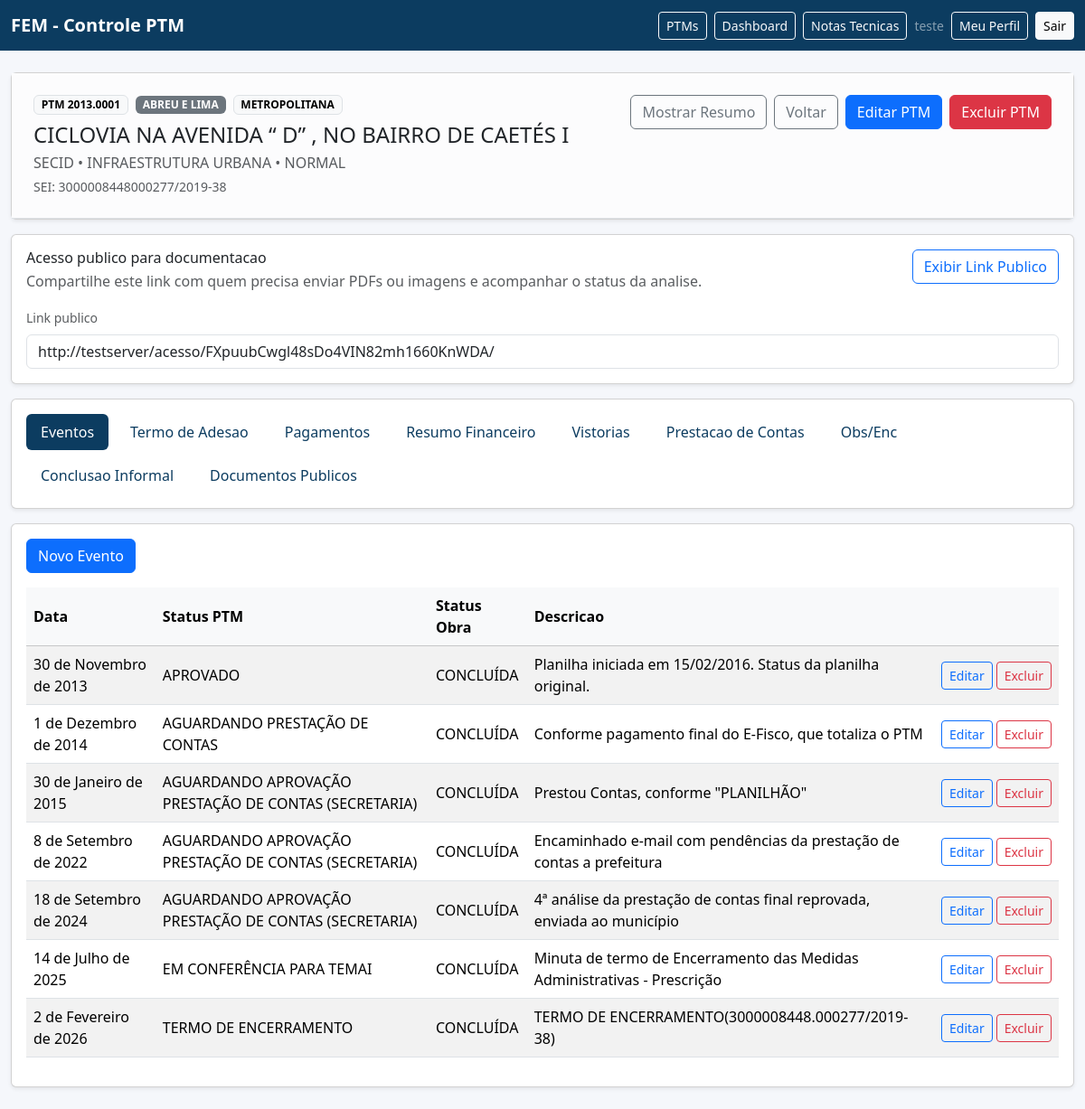
/ptms/1/ (signed in), run on the app's committed database.
### ptms/models.py (models this page shows, shortened)
class PTM(TimestampedModel):
    ordem = models.CharField(max_length=30, unique=True)
    regiao = models.CharField(max_length=120)
    municipio = models.CharField(max_length=120)
    projeto = models.TextField()
    projeto_detalhado = models.TextField(blank=True)
    tipo_fem = models.ForeignKey(TipoFEM, on_delete=models.PROTECT)
    status_ptm_atual = models.ForeignKey(
        StatusPTM,
        on_delete=models.PROTECT,
        related_name="ptms_status_ptm",
        null=True,
        blank=True,
    )
    status_obra_atual = models.ForeignKey(
        StatusObra,
        on_delete=models.PROTECT,
        related_name="ptms_status_obra",
        null=True,
        blank=True,
    )
    data_final = models.DateField(null=True, blank=True)
    data_aprovacao = models.DateField(null=True, blank=True)
    teto_fem = models.DecimalField(max_digits=14, decimal_places=2, default=Decimal("0.00"))
    investimento_total = models.DecimalField(max_digits=14, decimal_places=2, default=Decimal("0.00"))
    recurso_fem = models.DecimalField(max_digits=14, decimal_places=2, default=Decimal("0.00"))
    rendimentos_fem = models.DecimalField(max_digits=14, decimal_places=2, default=Decimal("0.00"))
    contrapartida = models.DecimalField(max_digits=14, decimal_places=2, default=Decimal("0.00"))
    ressalva = models.TextField(blank=True)
    secretaria = models.ForeignKey(Secretaria, on_delete=models.PROTECT, null=True, blank=True)
    area_investimento = models.ForeignKey(AreaInvestimento, on_delete=models.PROTECT, null=True, blank=True)
    conta_ptm = models.CharField(max_length=50, blank=True)
    descricao = models.TextField(blank=True)
    codigo_acesso_publico = models.CharField(max_length=64, unique=True, null=True, blank=True)
    status_analise_documentacao = models.ForeignKey(
        StatusAnaliseDocumentacao,
        on_delete=models.PROTECT,
        related_name="ptms_status_analise_documentacao",
        null=True,
        blank=True,
    )
    populacao_beneficiada = models.PositiveIntegerField(null=True, blank=True)
    class Meta:
        ordering = ("ordem",)

### core/models.py (models this page shows)
class NomeCatalogo(TimestampedModel):
    nome = models.CharField(max_length=255, unique=True)
    ativo = models.BooleanField(default=True)
    class Meta:
        abstract = True
        ordering = ("nome",)
    def __str__(self):
        return self.nome

class Secretaria(NomeCatalogo):
    pass

class AreaInvestimento(NomeCatalogo):
    pass

class TipoFEM(NomeCatalogo):
    pass

class StatusPTM(NomeCatalogo):
    pass

class StatusObra(NomeCatalogo):
    pass

### eventos/models.py (models this page shows, shortened)
class EventoPTM(TimestampedModel):
    ptm = models.ForeignKey(PTM, on_delete=models.CASCADE, related_name="eventos")
    data_evento = models.DateField()
    descricao = models.TextField()
    status_ptm = models.ForeignKey("core.StatusPTM", on_delete=models.PROTECT)
    status_obra = models.ForeignKey("core.StatusObra", on_delete=models.PROTECT)
    class Meta:
        ordering = ("data_evento", "id")

### ptms/views.py (the view)
# urls.py: path('ptms/<int:pk>/', PTMDetailView.as_view(), name='ptm_detail'),
class PTMDetailView(DetailView):
    model = PTM
    template_name = "ptms/ptm_detail.html"
    context_object_name = "ptm"
    def get_context_data(self, **kwargs):
        context = super().get_context_data(**kwargs)
        ptm = self.object
        tab = self.request.GET.get("tab", "eventos")
        context["tab"] = tab
        context["eventos"] = ptm.eventos.select_related("status_ptm", "status_obra").all()
        context["termo_adesao"] = getattr(ptm, "termo_adesao_registro", None)
        context["termo_adesao_observacao_options"] = TermoAdesaoObservacao.objects.filter(ativo=True).order_by(
            "nome"
        )
        context["termo_adesao_responsavel_options"] = TermoAdesaoResponsavel.objects.filter(ativo=True).order_by(
            "nome"
        )
        context["pagamentos"] = ptm.pagamentos.all()
        context["status_ptm_options"] = StatusPTM.objects.filter(ativo=True).order_by("nome")
        context["status_obra_options"] = StatusObra.objects.filter(ativo=True).order_by("nome")
        context["vistorias"] = ptm.vistorias.all()
        context["prestacao"] = getattr(ptm, "prestacao_conta", None)
        context["prestacao_historico"] = (
            context["prestacao"].historico.all() if context["prestacao"] else []
        )
        context["observacoes"] = ptm.observacoes_enc.all()
        context["conclusoes"] = ptm.conclusoes_informais.all()
        context["documentos_publicos"] = ptm.documentos_publicos.all()
        context["status_analise_form"] = StatusAnaliseDocumentacaoForm(
            initial={"status_analise_documentacao": ptm.status_analise_documentacao}
        )
        context["can_edit_ptm"] = _user_can_edit_ptm(self.request.user, ptm)
        context["public_url"] = _public_ptm_url(self.request, ptm)
        context["resumo_financeiro"] = _build_resumo_financeiro(ptm)
        return context

### ptms/forms.py
class StatusAnaliseDocumentacaoForm(forms.Form):
    status_analise_documentacao = forms.ModelChoiceField(
        queryset=StatusAnaliseDocumentacao.objects.filter(ativo=True).order_by("nome"),
        required=False,
        empty_label="Selecione um status",
        label="Status da analise da documentacao",
    )
    def __init__(self, *args, **kwargs):
        super().__init__(*args, **kwargs)
        self.fields["status_analise_documentacao"].widget.attrs["class"] = "form-select"

### core/templatetags/number_formats.py (called while the page is built)
@register.filter
def moeda_br(value):
    if value in (None, ""):
        return "-"
    return number_format(value, decimal_pos=2, use_l10n=True, force_grouping=True)

### ptms/views.py (called while the page is built, shortened)
def _normalize_text(value):
    text = (value or "").strip()
    text = "".join(
        char for char in unicodedata.normalize("NFD", text) if unicodedata.category(char) != "Mn"
    )
    return " ".join(text.lower().split())

def _normalize_municipio(value):
    return _normalize_text(value)

def _allowed_municipios_for_user(user):
    if user.is_superuser:
        return None
    return {
        _normalize_municipio(v)
        for v in user.user_municipios.select_related("municipio").values_list("municipio__nome", flat=True)
    }

def _user_can_edit_ptm(user, ptm):
    allowed = _allowed_municipios_for_user(user)
    if allowed is None:
        return True
    if not allowed:
        return False
    return _normalize_municipio(ptm.municipio) in allowed

def _public_ptm_url(request, ptm):
    if not ptm.codigo_acesso_publico:
        return ""
    return request.build_absolute_uri(
        reverse("ptm_public_detail", kwargs={"token": ptm.codigo_acesso_publico})
    )

@lru_cache(maxsize=1)
def _load_resumo_financeiro_from_workbooks():
    cache_path = Path.cwd() / "ptms" / "data" / "resumo_financeiro_cache.json"
    resumo_por_ordem = {}
    return resumo_por_ordem

### templates/ptms/ptm_detail.html (shortened to what this page needs)
{% extends "base.html" %}
{% load number_formats %}
{% block content %}
<div class="card shadow-sm mb-3">
  <div class="card-body p-0">
    <div class="p-4 border-bottom bg-light-subtle">
      <div class="d-flex justify-content-between align-items-start flex-wrap gap-3">
        <div>
          <div class="d-flex align-items-center gap-2 flex-wrap mb-2">
            <span class="badge text-bg-light border">PTM {{ ptm.ordem }}</span>
            <span class="badge text-bg-secondary">{{ ptm.municipio }}</span>
            {% if ptm.regiao %}
              <span class="badge text-bg-light border">{{ ptm.regiao }}</span>
            {% endif %}
          </div>
          <h1 class="h4 mb-1">{{ ptm.projeto }}</h1>
          <p class="text-muted mb-0">
            {% if ptm.secretaria %}{{ ptm.secretaria }}{% else %}Secretaria nao informada{% endif %}
            {% if ptm.area_investimento %} • {{ ptm.area_investimento }}{% endif %}
            {% if ptm.tipo_fem %} • {{ ptm.tipo_fem }}{% endif %}
          </p>
          {% if ptm.ressalva %}
            <p class="text-muted small mb-0 mt-1">SEI: {{ ptm.ressalva }}</p>
          {% endif %}
        </div>
        <div class="d-flex gap-2 flex-wrap justify-content-end">
          <button
            class="btn btn-outline-secondary"
            type="button"
            data-bs-toggle="collapse"
            data-bs-target="#ptmResumoCollapse"
            aria-expanded="false"
            aria-controls="ptmResumoCollapse"
          >
            Mostrar Resumo
          </button>
          <a class="btn btn-outline-secondary" href="{% url 'ptm_list' %}">Voltar</a>
          {% if can_edit_ptm %}
            <a class="btn btn-primary" href="{% url 'ptm_update' ptm.pk %}">Editar PTM</a>
            <a class="btn btn-danger" href="{% url 'ptm_delete' ptm.pk %}">Excluir PTM</a>
          {% endif %}
        </div>
      </div>
    </div>
  </div>
</div>
{% if can_edit_ptm %}
  <div class="card shadow-sm mb-3">
    <div class="card-body">
      <div class="d-flex justify-content-between align-items-start gap-3 flex-wrap">
        <div>
          <h2 class="h6 mb-1">Acesso publico para documentacao</h2>
          <p class="text-muted mb-0">Compartilhe este link com quem precisa enviar PDFs ou imagens e acompanhar o status da analise.</p>
        </div>
        <form method="post" action="{% url 'ptm_generate_public_link' ptm.pk %}?tab={{ tab }}">
          <button type="submit" class="btn btn-outline-primary">
            {% if public_url %}Exibir Link Publico{% else %}Gerar Link Publico{% endif %}
          </button>
        </form>
      </div>
      {% if public_url %}
        <div class="mt-3">
          <label class="form-label small text-muted" for="id_public_url">Link publico</label>
          <input id="id_public_url" type="text" class="form-control" value="{{ public_url }}" readonly>
        </div>
      {% endif %}
    </div>
  </div>
{% endif %}
<div class="card shadow-sm mb-3">
  <div class="card-body">
    <ul class="nav nav-pills gap-2">
      <li class="nav-item"><a class="nav-link {% if tab == 'eventos' %}active{% endif %}" href="?tab=eventos">Eventos</a></li>
      <li class="nav-item"><a class="nav-link {% if tab == 'termo_adesao' %}active{% endif %}" href="?tab=termo_adesao">Termo de Adesao</a></li>
      <li class="nav-item"><a class="nav-link {% if tab == 'pagamentos' %}active{% endif %}" href="?tab=pagamentos">Pagamentos</a></li>
      <li class="nav-item"><a class="nav-link {% if tab == 'resumo_financeiro' %}active{% endif %}" href="?tab=resumo_financeiro">Resumo Financeiro</a></li>
      <li class="nav-item"><a class="nav-link {% if tab == 'vistorias' %}active{% endif %}" href="?tab=vistorias">Vistorias</a></li>
      <li class="nav-item"><a class="nav-link {% if tab == 'prestacao' %}active{% endif %}" href="?tab=prestacao">Prestacao de Contas</a></li>
      <li class="nav-item"><a class="nav-link {% if tab == 'observacoes' %}active{% endif %}" href="?tab=observacoes">Obs/Enc</a></li>
      <li class="nav-item"><a class="nav-link {% if tab == 'conclusoes' %}active{% endif %}" href="?tab=conclusoes">Conclusao Informal</a></li>
      <li class="nav-item"><a class="nav-link {% if tab == 'documentos_publicos' %}active{% endif %}" href="?tab=documentos_publicos">Documentos Publicos</a></li>
    </ul>
  </div>
</div>
<div class="card shadow-sm">
  <div class="card-body">
    {% if tab == 'eventos' %}
      {% if can_edit_ptm %}
        <div class="mb-3">
          <button type="button" class="btn btn-primary" data-bs-toggle="modal" data-bs-target="#createEventoModal">
            Novo Evento
          </button>
        </div>
      {% endif %}
      <div class="table-responsive">
        <table class="table table-striped table-hover">
          <thead class="table-light"><tr><th>Data</th><th>Status PTM</th><th>Status Obra</th><th>Descricao</th><th class="text-end"></th></tr></thead>
          <tbody>
          {% for item in eventos %}
            <tr>
              <td>{{ item.data_evento }}</td>
              <td>{{ item.status_ptm }}</td>
              <td>{{ item.status_obra }}</td>
              <td>{{ item.descricao }}</td>
              <td class="text-end">
                <div class="d-inline-flex gap-1 flex-nowrap">
                  {% if can_edit_ptm %}
                    <button
                      type="button"
                      class="btn btn-sm btn-outline-primary"
                      data-bs-toggle="modal"
                      data-bs-target="#editEventoModal"
                      data-action="{% url 'evento_update' ptm.pk item.pk %}"
                      data-data-evento="{{ item.data_evento|date:'Y-m-d' }}"
                      data-status-ptm="{{ item.status_ptm_id|default:'' }}"
                      data-status-obra="{{ item.status_obra_id|default:'' }}"
                      data-descricao="{{ item.descricao }}"
                    >
                      Editar
                    </button>
                    <button
                      type="button"
                      class="btn btn-sm btn-outline-danger"
                      data-bs-toggle="modal"
                      data-bs-target="#deleteEventoModal"
                      data-action="{% url 'evento_delete' ptm.pk item.pk %}"
                      data-label="{{ item.data_evento|default:'evento' }}"
                    >
                      Excluir
                    </button>
                  {% endif %}
                </div>
              </td>
            </tr>
          {% empty %}
            <tr><td colspan="5">Sem eventos.</td></tr>
          {% endfor %}
          </tbody>
        </table>
      </div>
    {% endif %}
  </div>
</div>
{% endblock %}

### templates/partials/_navbar.html (shortened to what this page needs)
<nav class="navbar navbar-expand-lg navbar-dark" style="background-color:#0c3c60;">
  <div class="container-fluid app-main">
    <a class="navbar-brand fw-semibold" href="{% url 'ptm_list' %}">FEM - Controle PTM</a>
    <div class="d-flex align-items-center gap-2 flex-wrap">
      {% if user.is_authenticated %}
        <a class="btn btn-sm btn-outline-light" href="{% url 'ptm_list' %}">PTMs</a>
        <a class="btn btn-sm btn-outline-light" href="{% url 'dashboard' %}">Dashboard</a>
        <a class="btn btn-sm btn-outline-light" href="{% url 'nota_tecnica_select' %}">Notas Tecnicas</a>
      {% endif %}
      {% if user.is_authenticated %}
        <span class="text-white-50 small">{{ user.username }}</span>
        <a class="btn btn-sm btn-outline-light" href="{% url 'core:profile' %}">Meu Perfil</a>
        <form method="post" action="{% url 'core:logout' %}" class="m-0">
          <button type="submit" class="btn btn-sm btn-light">Sair</button>
        </form>
      {% else %}
        <a class="btn btn-sm btn-light" href="{% url 'core:login' %}">Entrar</a>
      {% endif %}
    </div>
  </div>
</nav>

### templates/partials/_styles.html (style rules this page uses)
body { background: #f5f7fb; }
.app-main { max-width: 1280px; }
.table > :not(caption) > * > * { vertical-align: middle; }
.nav-pills .nav-link { color: #0c3c60; }
.nav-pills .nav-link.active { background-color: #0c3c60; }

### data on the page
PTM: ordem "2013.0001", municipio "ABREU E LIMA", regiao "METROPOLITANA", projeto "CICLOVIA NA AVENIDA “ D” , NO BAIRRO DE CAETÉS I", secretaria "SECID", area_investimento "INFRAESTRUTURA URBANA", tipo_fem "NORMAL", ressalva "3000008448000277/2019-38"
EventoPTM: data_evento "30 de Novembro de 2013", status_ptm "APROVADO", status_obra "CONCLUÍDA", descricao "Planilha iniciada em 15/02/2016. Status da planilha original."
EventoPTM: data_evento "1 de Dezembro de 2014", status_ptm "AGUARDANDO PRESTAÇÃO DE CONTAS", status_obra "CONCLUÍDA", descricao "Conforme pagamento final do E-Fisco, que totaliza o PTM"
EventoPTM: data_evento "30 de Janeiro de 2015", status_ptm "AGUARDANDO APROVAÇÃO PRESTAÇÃO DE CONTAS (SECRETARIA)", status_obra "CONCLUÍDA", descricao "Prestou Contas, conforme \"PLANILHÃO\""
EventoPTM: data_evento "8 de Setembro de 2022", status_ptm "AGUARDANDO APROVAÇÃO PRESTAÇÃO DE CONTAS (SECRETARIA)", status_obra "CONCLUÍDA", descricao "Encaminhado e-mail com pendências da prestação de contas a prefeitura"
EventoPTM: data_evento "18 de Setembro de 2024", status_ptm "AGUARDANDO APROVAÇÃO PRESTAÇÃO DE CONTAS (SECRETARIA)", status_obra "CONCLUÍDA", descricao "4ª análise da prestação de contas final reprovada, enviada ao município"
EventoPTM: data_evento "14 de Julho de 2025", status_ptm "EM CONFERÊNCIA PARA TEMAI", status_obra "CONCLUÍDA", descricao "Minuta de termo de Encerramento das Medidas Administrativas - Prescrição"
EventoPTM: data_evento "2 de Fevereiro de 2026", status_ptm "TERMO DE ENCERRAMENTO", status_obra "CONCLUÍDA", descricao "TERMO DE ENCERRAMENTO(3000008448.000277/2019-38)"

### other printed values
{{ user.username }} "teste"
